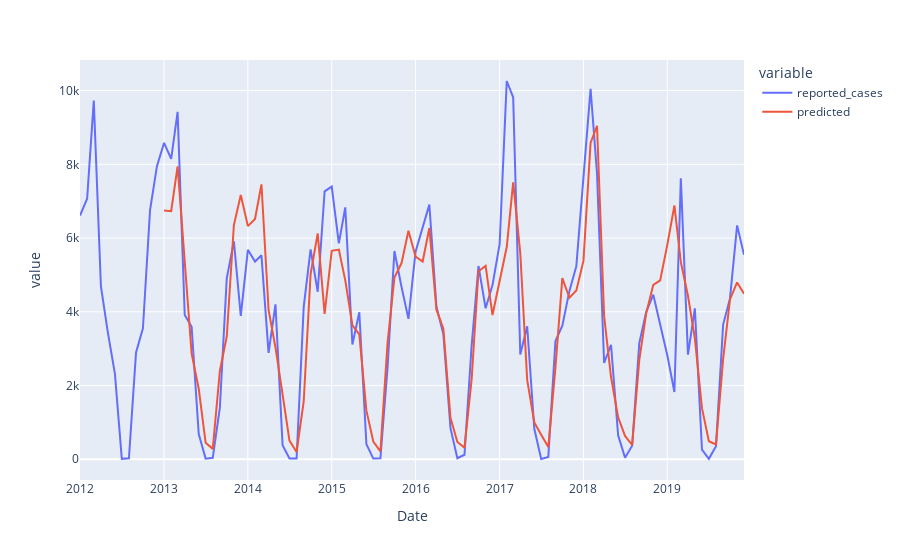

The notebook cell saved with this chart:
### Markdown cell above
We see that this autocorrelation model's predicted values do map well over actual values. Not all of the included terms are significant, however. Let's try using an autocorrelation variant that selects the most important terms and throws out the rest

### Code cell
# Here we are creating an autocorrelation model with selected terms
# based on the best of 2^maxlags models

df_auto_reg = pd.DataFrame(df_before_2020.set_index('Date')['reported_cases'])

sel = ar_select_order(
    df_auto_reg
    , maxlag=12
    , glob=True
    )
sel.ar_lags
res = sel.model.fit()
print(res.summary())

df_auto_reg['predicted'] = res.predict()
p=px.line(df_auto_reg) 
plot = res.plot_diagnostics(figsize=(16,8))
p
